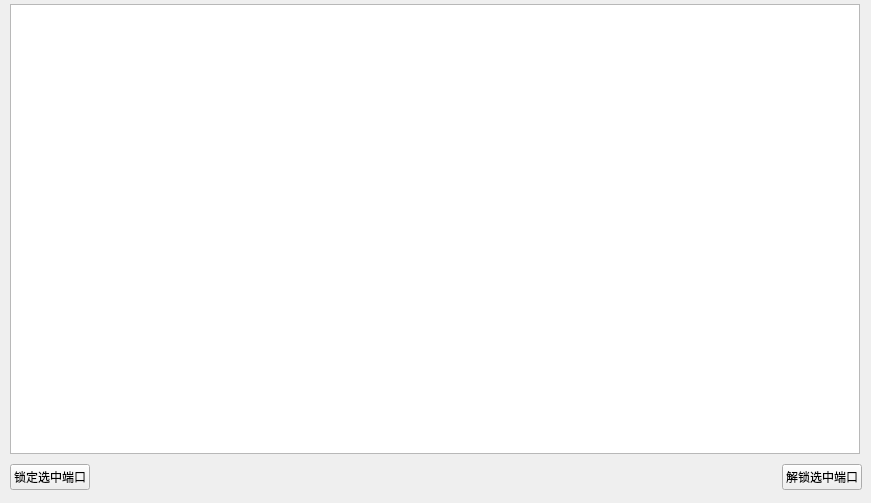
          <widget class="QWidget" name="page_7">
           <widget class="QWidget" name="layoutWidget">
            <property name="geometry">
             <rect>
              <x>10</x>
              <y>0</y>
              <width>852</width>
              <height>494</height>
             </rect>
            </property>
            <layout class="QVBoxLayout" name="verticalLayout_6">
             <item>
              <widget class="QTableWidget" name="tableWidget_4">
               <property name="sizePolicy">
                <sizepolicy hsizetype="Fixed" vsizetype="Fixed">
                 <horstretch>0</horstretch>
                 <verstretch>0</verstretch>
                </sizepolicy>
               </property>
               <property name="minimumSize">
                <size>
                 <width>850</width>
                 <height>450</height>
                </size>
               </property>
               <property name="styleSheet">
                <string notr="true"/>
               </property>
              </widget>
             </item>
             <item>
              <layout class="QHBoxLayout" name="horizontalLayout_57">
               <item>
                <widget class="QPushButton" name="Port_lockout_btn">
                 <property name="text">
                  <string>锁定选中端口</string>
                 </property>
                </widget>
               </item>
               <item>
                <spacer name="horizontalSpacer_3">
                 <property name="orientation">
                  <enum>Qt::Horizontal</enum>
                 </property>
                 <property name="sizeHint" stdset="0">
                  <size>
                   <width>40</width>
                   <height>20</height>
                  </size>
                 </property>
                </spacer>
               </item>
               <item>
                <widget class="QPushButton" name="Port_unlock_btn">
                 <property name="text">
                  <string>解锁选中端口</string>
                 </property>
                </widget>
               </item>
              </layout>
             </item>
            </layout>
           </widget>
          </widget>
